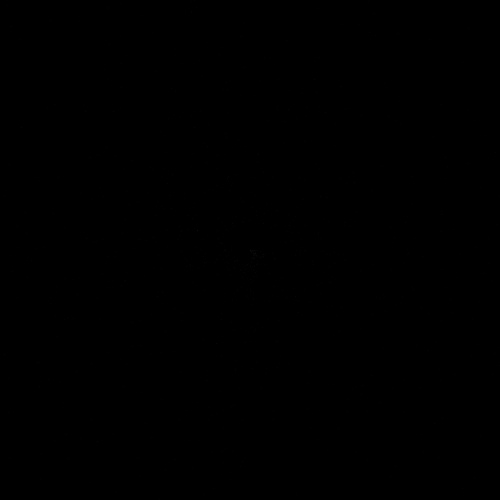
Frame 1 (no input)
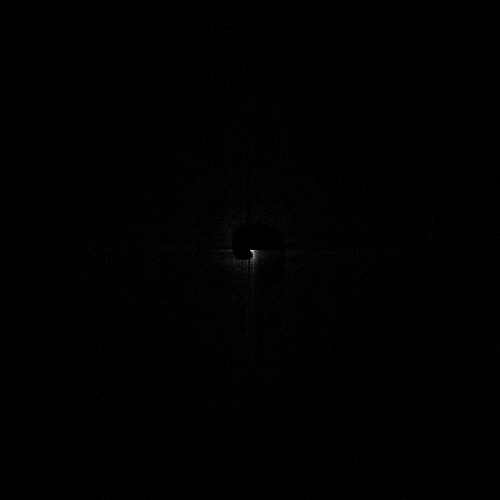
Frame 60 (no input)
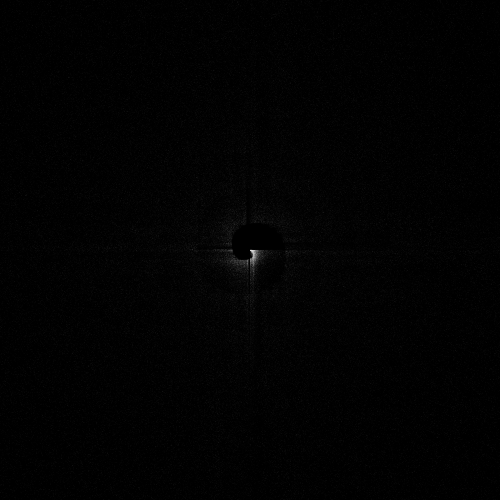
Frame 120 (the mouse pressed at the canvas centre since frame 60)

The p5.js sketch that drew these frames (run headless with seeded random() and noise() and a simulated clock; from frame 60 on, the mouse is pressed at the canvas centre):

// p5.js sketch
// ── sketch.js
let n = 99999; // 素数を計算する範囲
let radius = 0.5; // 素数の半径
let maxDist; // 素数が配置される最大距離
let primes = []; // 素数を格納する配列

function setup() {
    createCanvas(500, 500);
    angleMode(DEGREES);
    maxDist = sqrt(sq(width / 2) + sq(height / 2)); // 最大距離を計算する

    // 素数を計算して配列に格納する
    for (let i = 2; i <= n; i++) {
        let isPrime = true;
        for (let j = 2; j <= sqrt(i); j++) {
            if (i % j === 0) {
                isPrime = false;
                break;
            }
        }
        if (isPrime) {
            primes.push(i);
        }
    }

    background(0, 0, 0);
}

function draw() {
    translate(width / 2, height / 2);

    // 素数を渦状に描画する
    for (let i = 0; i < primes.length; i++) {
        let index = primes[i] - 1; // 素数の位置は1から始まるので、-1する
        let angle = map(index, 0, primes.length, 0, 360);
        let dist = map(index, 0, primes.length, 0, maxDist);
        let x = dist * cos(angle) / random(10);
        let y = dist * sin(angle) / random(10);
        noStroke();
        fill(999999, random(i % 50));
        ellipse(x, y, radius, radius);
    }
}
